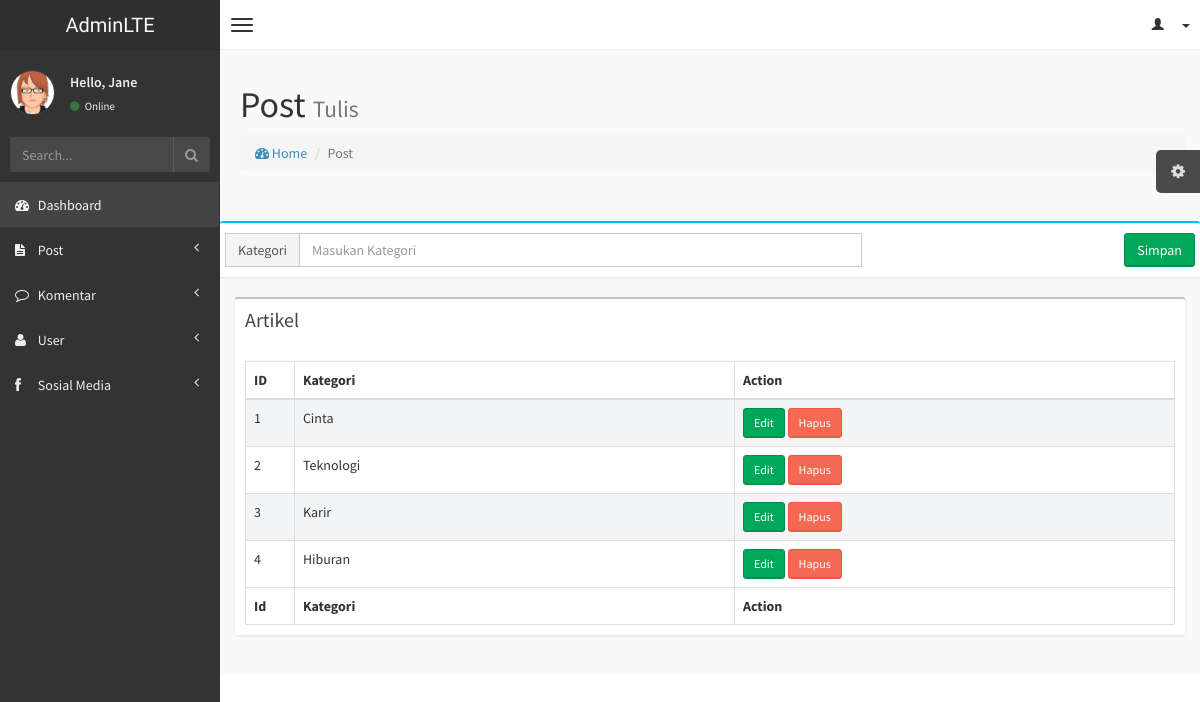
Page /admin/edit_kategori.php (signed in) on the committed database.
### tables this page shows
CREATE TABLE `tags` (
  `id_tag` int(11) NOT NULL,
  `judul_tag` varchar(11) NOT NULL
);

### function/blog.php (called while the page is built, shortened)
<?php
function result ($query) {
  global $link;
  if ($result = mysqli_query($link, $query) or die ('gagal menampilkan data')){
  return $result;
  }
}
function tampil_kategori_admin() {
  $query = "SELECT *  FROM tags ORDER BY id_tag ASC";
  return result ($query);
}
?>

### admin/edit_kategori.php (the view, shortened to what this page needs)
 <?php  require_once "../view/header-admin.php"; ?>
<?php
$tampil_kategori = tampil_kategori_admin();
$num = mysqli_num_rows($tampil_kategori);
?>
<aside class="right-side">
    <section class="content-header">
      <form action="" method="post">
        <h1>
            Post
            <small>Tulis</small>
        </h1>
        <ol class="breadcrumb">
            <li><a href="#"><i class="fa fa-dashboard"></i> Home</a></li>
            <li class="active">Post</li>
        </ol>
    </section>
    <section class="content">
      <div class='row'>
            <div class='box box-info'>
            <div class="box-header form-title">
              <div class="row">
              <div class='col-md-8 '>
                <div class="box-tools">
                <div class="input-group">
                  <span class="input-group-addon" id="sizing-addon2">Kategori</span>
                  <input type="text" class="form-control" placeholder="Masukan Kategori" name="tag" aria-describedby="sizing-addon2" value="<?php echo $judul_tag; ?>">
             </div>
            </div>
               </div>
              <div class="col-md-4 ">
              <div class="pull-right box-tools">
              <button class="btn btn-success" name="submit" value="submit">Simpan</button>
            </div>
                    </div>
                  </div>
                </div>
             </div>
            <div class="col-xs-12">
                <div class="box">
                    <div class="box-header">
                        <h3 class="box-title">Artikel</h3>
                    </div>
                    <div class="box-body table-responsive">
                        <table id="example1" class="table table-bordered table-striped">
                            <thead>
                                <tr>
                                    <th class="th-id">ID</th>
                                    <th class="th-judul" >Kategori</th>
                                    <th class="th-judul" >Action</th>
                                </tr>
                            </thead>
                            <tbody>
        <?php
        if($num!= 0){
            $no = 1;
       while ($row = mysqli_fetch_array($tampil_kategori)):
       $id = $row['id_tag'];
       $judul = $row ['judul_tag'];
       ?>
                                <tr>
                                    <td><?php echo $id; ?> </td>
                                    <td><?php echo $judul;?></td>
                                    <td>
                                      <a href="../admin/add_kategori.php?edit=<?php echo $id ?>">
                                      <button class="btn btn-success btn-sm">Edit</button>
                                      </a>
                                    <a href="../admin/delete_delete.php?delete=<?php echo $id ?>">
                                    <button class="btn btn-danger btn-sm">Hapus</button>
                                    </a>
                                </tr>
       <?php $no++; endwhile; }?>
                            </tbody>
                            <tfoot>
                                <tr>
                                    <th>Id</th>
                                    <th>Kategori</th>
                                    <th>Action</th>
                                </tr>
                            </tfoot>
                        </table>
                    </div>
                </div>
            </div>
    </section>
</aside>
</body>
</html>

### view/css/AdminLTE.css (style rules this page uses)
html, body { overflow-x: hidden!important; font-family: 'Source Sans Pro', sans-serif; -webkit-font-smoothing: antialiased; min-height: 100%; background: #f9f9f9; }
a { color: #3c8dbc; }
.right-side, .left-side { min-height: 100%; display: block; }
.right-side { background-color: #f9f9f9; margin-left: 220px; }
.content { padding: 20px 15px; background: #f9f9f9; }
h1, h2, h3, h4, h5, h6, .h1, .h2, .h3, .h4, .h5, .h6 { font-family: 'Source Sans Pro', sans-serif; }
.table-striped > tbody > tr:nth-child(odd) > td, .table-striped > tbody > tr:nth-child(odd) > th { background-color: #f3f4f5; }
.right-side > .content-header { position: relative; padding: 15px 15px 10px 20px; }
.form-control { -webkit-border-radius: 0px !important; -moz-border-radius: 0px !important; border-radius: 0px !important; box-shadow: none; }
.input-group .input-group-addon { border-radius: 0; background-color: #f4f4f4; }
.box { position: relative; background: #ffffff; border-top: 2px solid #c1c1c1; margin-bottom: 20px; -webkit-border-radius: 3px; -moz-border-radius: 3px; border-radius: 3px; width: 100%; box-shadow: 0px 1px 3px rgba(0, 0, 0, 0.1); }
.box.box-info { border-top-color: #00c0ef; }
.box .box-header { position: relative; -webkit-border-top-left-radius: 3px; -webkit-border-top-right-radius: 3px; -webkit-border-bottom-right-radius: 0; -webkit-border-bottom-left-radius: 0; -moz-border-radius-topleft: 3px; -moz-border-radius-topright: 3px; -moz-border-radius-bottomright: 0; -moz-border-radius-bottomleft: 0; border-top-left-radius: 3px; border-top-right-radius: 3px; border-bottom-right-radius: 0; border-bottom-left-radius: 0; border-bottom: 0px solid #f4f4f4; color: #444; padding-bottom: 10px; }
.box .box-header:before, .box .box-header:after { display: table; content: " "; }
.box .box-header:after { clear: both; }
.box .box-header > .fa, .box .box-header > .glyphicon, .box .box-header > .ion, .box .box-header .box-title { display: inline-block; padding: 10px 0px 10px 10px; margin: 0; font-size: 20px; font-weight: 400; float: left; cursor: default; }
.box .box-body { padding: 10px; -webkit-border-top-left-radius: 0; -webkit-border-top-right-radius: 0; -webkit-border-bottom-right-radius: 3px; -webkit-border-bottom-left-radius: 3px; -moz-border-radius-topleft: 0; -moz-border-radius-topright: 0; -moz-border-radius-bottomright: 3px; -moz-border-radius-bottomleft: 3px; border-top-left-radius: 0; border-top-right-radius: 0; border-bottom-right-radius: 3px; border-bottom-left-radius: 3px; }
.box .box-body > table, .box .box-body > .table { margin-bottom: 0; }
.box .box-body .table { margin-bottom: 0; }
.btn { font-weight: 500; -webkit-border-radius: 3px; -moz-border-radius: 3px; border-radius: 3px; border: 1px solid transparent; -webkit-box-shadow: inset 0px -2px 0px 0px rgba(0, 0, 0, 0.09); -moz-box-shadow: inset 0px -2px 0px 0px rgba(0, 0, 0, 0.09); box-shadow: inset 0px -1px 0px 0px rgba(0, 0, 0, 0.09); }
.btn.btn-success { background-color: #00a65a; border-color: #008d4c; }
.btn.btn-danger { background-color: #f56954; border-color: #f4543c; }
.btn.btn-sm { font-size: 12px; }
.skin-black .right-side > .content-header { background: transparent; box-shadow: none; }

### view/css/style.css (style rules this page uses)
body { background-color: #ffffff; }

### rows in the picture
tags: id_tag "1", judul_tag "Cinta"
tags: id_tag "2", judul_tag "Teknologi"
tags: id_tag "3", judul_tag "Karir"
tags: id_tag "4", judul_tag "Hiburan"
